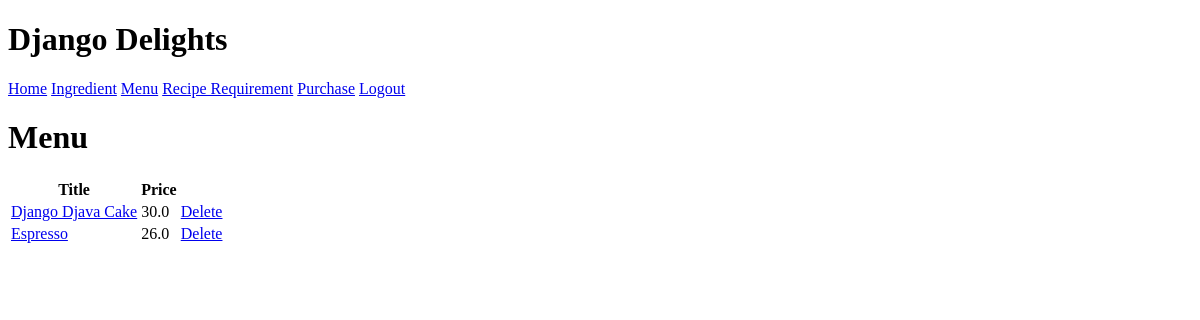
The app's page /inventory/menuitem/ (signed in), older data.
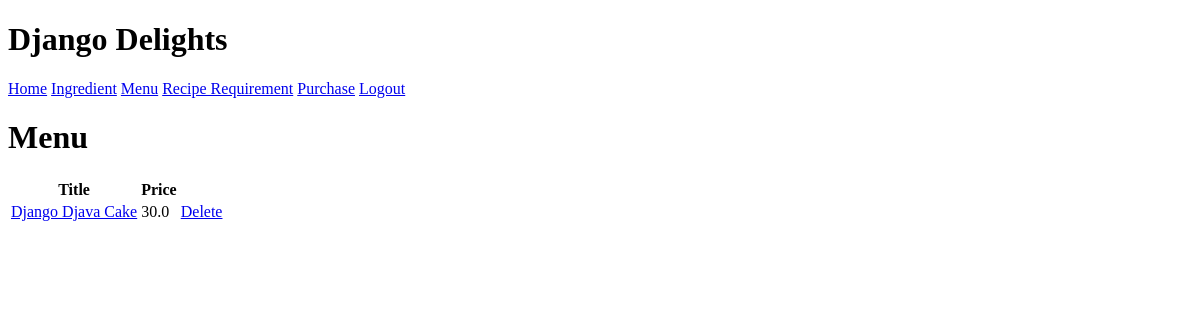
The same page, newer data.
### inventory/models.py (models this page shows, shortened)
class MenuItem(models.Model):
  title = models.CharField(max_length=100)
  price = models.FloatField()

### inventory/views.py (the view)
# urls.py: path("menuitem/", views.MenuItemList.as_view(), name="menuitemlist"),
class MenuItemList(LoginRequiredMixin, ListView):
    model = MenuItem
    template_name = "inventory/menuitem_list.html"

### inventory/templates/inventory/menuitem_list.html
{% extends 'base.html' %}
{% block content %}
<h1>Menu</h1>
<table>
    <tr>
        <th>Title</th>
        <th>Price</th>
    </tr>
    {% for menuitem in menuitem_list %}
    <tr>
      <td><a href="{% url "update_menuitem" menuitem.pk %}">{{ menuitem.title }}</a></td>
      <td>{{ menuitem.price }}</td>
      <td><a href="{% url "delete_menuitem" menuitem.pk %}">Delete</a></td>
    </tr>
    {% endfor %}
</table>
{% endblock %}

Row changes from the older to the newer data that the page shows:
removed MenuItem: title "Espresso", price "26.0"
